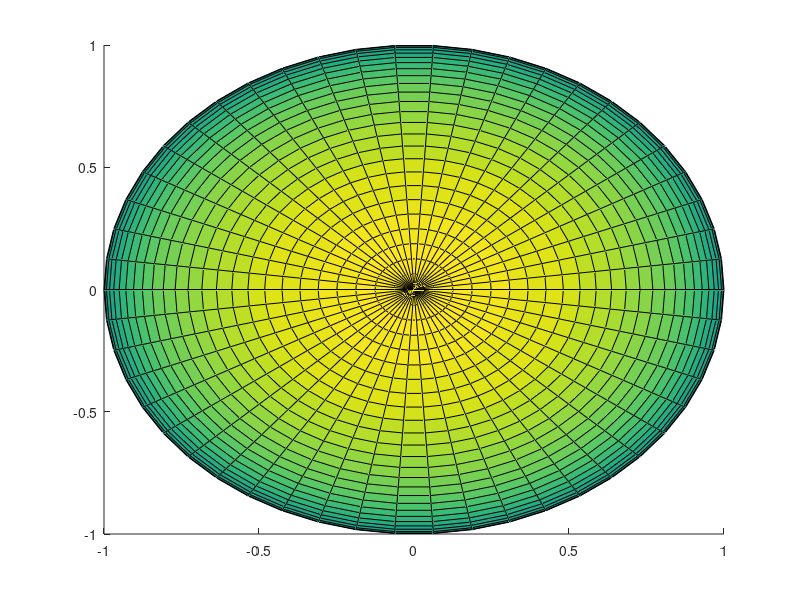

This chart was generated by the following MATLAB code: (Note: this script raises an error after producing the figure.)
% Code for two spheres in MATLAB

% Define sphere radii
r1 = 1;
r2 = 541.43;

% Create a grid of points for sphere 1
[x1, y1, z1] = sphere(50);

% Scale the points by the sphere radius
x1 = x1 * r1;
y1 = y1 * r1;
z1 = z1 * r1;

% Create a grid of points for sphere 2
[x2, y2, z2] = sphere(50);

% Scale the points by the sphere radius
x2 = x2 * r2;
y2 = y2 * r2;
z2 = z2 * r2;

% Plot the spheres
figure;
hold on;
surf(x1, y1, z1);

alpha(0.5);
surf(x2-542, y2-542, z2);

alpha(0.5);
hold off;

% Add labels to the spheres
legend("GPT-3 (175 billion parameters)", "GPT-4 (r = 100 trillion parameters)")

% Add a title
title("Comparison of Spheres GPT-3 vs GPT-4")
